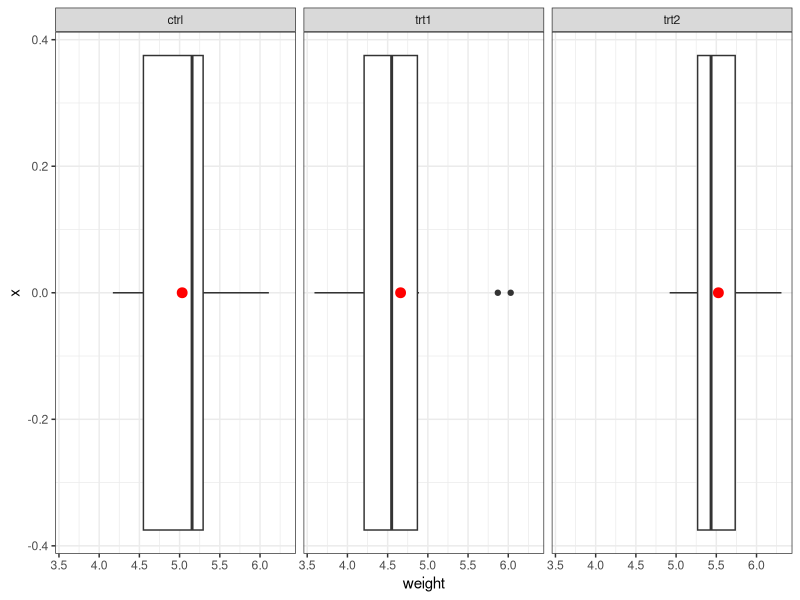
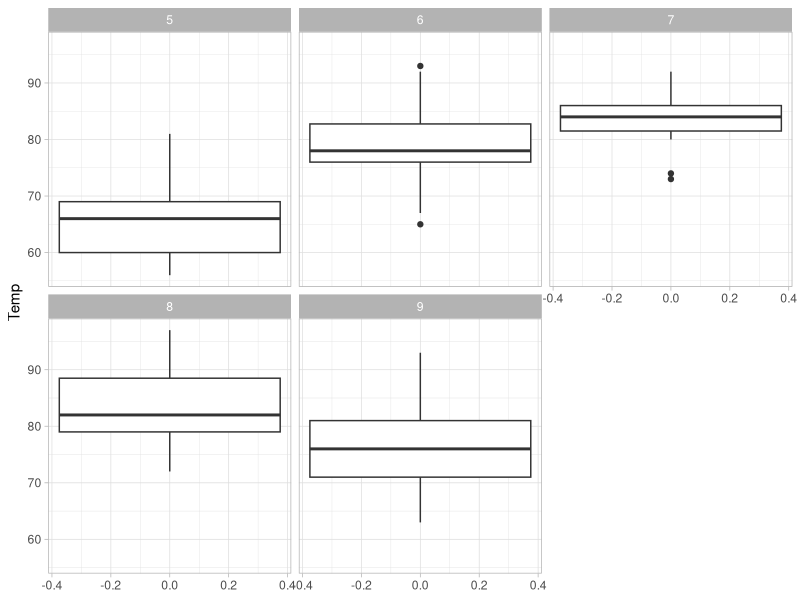

Write R code to recreate these figures, in order.
## ---- chunk 1
library(ggplot2)
data(PlantGrowth) 
data(airquality)
## ---- chunk 2
ggplot(data = PlantGrowth,                  # data              
       aes(y = weight)) +                         # aesthetics
  geom_boxplot() +                               # geometry
  facet_wrap(~ group) +                       # facets
  stat_summary(aes(x = 0),                  # statistics
               fun = mean,
               geom = "point",
               color = "red",
               size = 3) +
  coord_flip() +                                      # coordinates
  theme_bw()                                        # theme
## ---- chunk 3
library(ggplot2)
ggplot(data = airquality,
  aes(y = Temp)) +
  geom_boxplot() +
  facet_wrap(~ Month) +
  theme_light()
